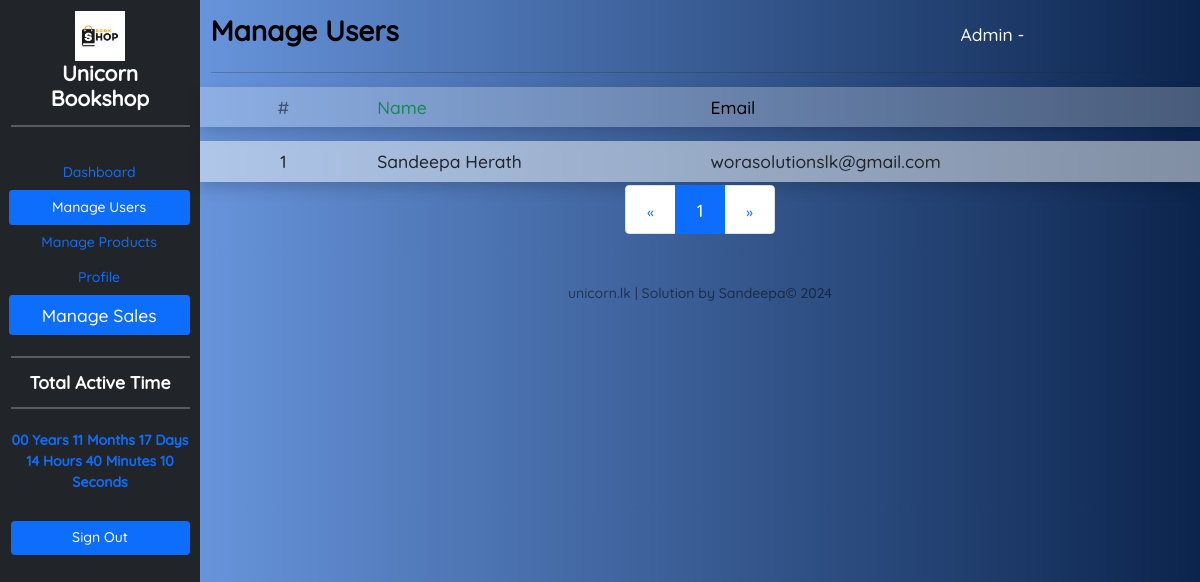
The page /bookshop/manageUsers.php on the database its author committed.
### tables this page shows
CREATE TABLE IF NOT EXISTS `user` (
  `fname` varchar(50) NOT NULL,
  `lname` varchar(45) NOT NULL,
  `email` varchar(100) NOT NULL,
  `password` varchar(20) NOT NULL,
  `mobile` varchar(10) NOT NULL,
  `joined_date` datetime NOT NULL,
  `verification_code` varchar(20) DEFAULT NULL,
  `gender_gender_id` int NOT NULL,
  `status_status_id` int NOT NULL,
  PRIMARY KEY (`email`),
  KEY `fk_user_gender_idx` (`gender_gender_id`),
  KEY `fk_user_status1_idx` (`status_status_id`),
  CONSTRAINT `fk_user_gender` FOREIGN KEY (`gender_gender_id`) REFERENCES `gender` (`gender_id`),
  CONSTRAINT `fk_user_status1` FOREIGN KEY (`status_status_id`) REFERENCES `status` (`status_id`)
);

### bookshop/Database.php (called while the page is built, shortened)
<?php
class Connection {
    private static $server = "localhost";
    private static $user = "root";
    private static $password = "password";
    private static $db = "bookshop";
    public static $connection;
    private static function createConnection(){
        if (!isset($connection)){
             Connection::$connection = new mysqli(Connection::$server, Connection::$user, Connection::$password, Connection::$db);
            }
    }
    public static function select($query){
        return Connection::$connection->query($query);
    }
}
?>

### bookshop/manageUsers.php (the view, shortened to what this page needs)
<?php
require "Database.php";
?>
<!DOCTYPE html>
<html>
<head>
    <link rel="stylesheet" href="bootstrap.css" />
    <link rel="stylesheet" href="https://cdn.jsdelivr.net/npm/bootstrap-icons@1.9.1/font/bootstrap-icons.css">
    <link rel="stylesheet" href="style.css" />
</head>
<body style="background-color: #74EBD5;background-image: linear-gradient(90deg,#79aaf7 0%,#0b244d 100%);">
    <div class="container-fluid">
        <div class="row">
            <div class="col-12 col-lg-2">
                <div class="row">
                    <div class="col-12 align-items-start bg-dark vh-100">
                        <div class="row g-1 text-center">
                            <div class="col-12 mt-3">
                                <div class="adminLogo"></div>
                                <h4 class="text-white fw-bold">Unicorn Bookshop</h4>
                                <hr class="border border-1 border-white" />
                            </div>
                            <div class="nav flex-column nav-pills me-3 mt-3" role="tablist" aria-orientation="vertical">
                                <nav class="nav flex-column">
                                    <a class="nav-link" aria-current="page" href="adminPanel.php">Dashboard</a>
                                    <a class="nav-link active" href="manageUsers.php">Manage Users</a>
                                    <a class="nav-link" href="manageProducts.php">Manage Products</a>
                                    <a class="nav-link" href="#" data-bs-toggle="modal" data-bs-target="#profileModal">Profile</a>
                                    <a class="nav-link active fs-5" href="manageSales.php">Manage Sales</a>
                                </nav>
                            </div>
                            <div class="col-12 mt-2">
                                <hr class="border border-1 border-white" />
                                <h5 class="text-white fw-bold">Total Active Time</h5>
                                <hr class="border border-1 border-white" />
                            </div>
                            <div class="col-12 mt-2 d-grid">
                                <?php
                                $start_date = new DateTime("2023-12-15 19:00:00");
                                $tdate = new DateTime();
                                $tz = new DateTimeZone("Asia/Colombo");
                                $tdate->setTimezone($tz);
                                $end_date = new DateTime($tdate->format("Y-m-d H:i:s"));
                                $difference = $end_date->diff($start_date);
                                ?>
                                <label class="form-label fw-bold text-primary">
                                    <?php
                                    echo $difference->format('%Y') . " Years " . $difference->format('%m') . " Months " .
                                        $difference->format('%d') . " Days " . $difference->format('%H') . " Hours " .
                                        $difference->format('%i') . " Minutes " . $difference->format('%s') . " Seconds";
                                    ?>
                                </label>
                            </div>
                            <div class="col-12 mt-4">
                                <a class="btn btn-primary col-12" href="adminSignOutProcess.php">Sign Out</a>
                            </div>
                        </div>
                    </div>
                </div>
            </div>
            <div class="col-12 col-lg-10">
                <div class="row">
                    <div class="text-black fw-bold mb-1 mt-3 col-9">
                        <h2 class="fw-bold">Manage Users</h2>
                    </div>
                    <div class="col-3 mt-4 mb-1 align-self-center" id="dashName">
                        <h4 class="text-light fs-5">Admin - <?php echo $_SESSION["au"]["fname"] . " " . $_SESSION["au"]["lname"]; ?></h4>
                    </div>
                    <div class="col-12">
                        <hr />
                    </div>
                    <div class="col-12 pt-2 pb-2 bg-white bg-opacity-25 shadow">
                        <div class="row">
                            <div class="col-2 text-center">
                                <label class="fs-5 text-black-50 text-break">#</label>
                            </div>
                            <div class="col-4">
                                <label class="fs-5 text-success text-break">Name</label>
                            </div>
                            <div class="col-6">
                                <label class="fs-5 text-black text-break">Email</label>
                            </div>
                        </div>
                    </div>
                    <?php
                    $query = "SELECT * FROM `user`";
                    if (isset($_GET["page"])) {
                        $pageno = $_GET["page"];
                    } else {
                        $pageno = 1;
                    }
                    $user_rs = Connection::select($query);
                    $user_num = $user_rs->num_rows;
                    $results_per_page = 20;
                    $number_of_pages = ceil($user_num / $results_per_page);
                    $page_results = ($pageno - 1) * $results_per_page;
                    $selected_rs = Connection::select($query . " LIMIT " . $results_per_page . " OFFSET " . $page_results . "");
                    $selected_num = $selected_rs->num_rows;
                    for ($x = 0; $x < $selected_num; $x++) {
                        $selected_data = $selected_rs->fetch_assoc();
                    ?>
                        <div class="col-12 mt-3 mb-1 shadow" data-bs-toggle="collapse" data-bs-target="#collapseExample<?php echo ($x) ?>" aria-expanded="false" aria-controls="collapseExample<?php echo ($x) ?>">
                            <div class=" row">
                                <div class="col-2 col-lg-2 bg-light bg-opacity-50 py-2 text-center">
                                    <span class="fs-5 text-dark"><?php echo $x + 1; ?></span>
                                </div>
                                <div class="col-4 col-lg-4 bg-light bg-opacity-50 py-2">
                                    <span class="fs-5 text-dark text-break"><?php echo $selected_data["fname"] . " " . $selected_data["lname"]; ?></span>
                                </div>
                                <div class="col-6 col-lg-6 bg-light bg-opacity-50 py-2">
                                    <span class="fs-5 text-break"><?php echo $selected_data["email"]; ?></span>
                                </div>
                            </div>
                        </div>
                    <?php
                    }
                    ?>
                    <div class="offset-2 offset-lg-3 col-8 col-lg-6 text-center mb-3">
                        <nav aria-label="Page navigation example">
                            <ul class="pagination pagination-lg justify-content-center">
                                <li class="page-item">
                                    <a class="page-link" href="
                            <?php if ($pageno <= 1) {
                                echo ("#");
                            } else {
                                echo "?page=" . ($pageno - 1);
                            } ?>
                            " aria-label="Previous">
                                        <span aria-hidden="true">&laquo;</span>
                                    </a>
                                </li>
                                <?php
                                for ($x = 1; $x <= $number_of_pages; $x++) {
                                    if ($x == $pageno) {
                                ?>
                                        <li class="page-item active">
                                            <a class="page-link" href="<?php echo "?page=" . ($x); ?>"><?php echo $x; ?></a>
                                        </li>
                                    <?php
                                    } else {
                                    ?>
                                        <li class="page-item">
                                            <a class="page-link" href="<?php echo "?page=" . ($x); ?>"><?php echo $x; ?></a>
                                        </li>
                                <?php
                                    }
                                }
                                ?>
                                <li class="page-item">
                                    <a class="page-link" href="
                            <?php if ($pageno >= $number_of_pages) {
                                echo ("#");
                            } else {
                                echo "?page=" . ($pageno + 1);
                            } ?>
                            " aria-label="Next">
                                        <span aria-hidden="true">&raquo;</span>
                                    </a>
                                </li>
                            </ul>
                        </nav>
                    </div>
                </div>
                <div class="col-lg-12 text-center text-black-50 mt-4 mb-2">
                        <label>unicorn.lk | Solution by Sandeepa&copy; <?php echo (date("Y")) ?></label>
                    </div>
            </div>
        </div>
    </div>
</body>
</html>

### bookshop/style.css (style rules this page uses)
* { font-family: "Quicksand"; font-size: 14px; }
.adminLogo { height: 50px; background-image: url("logo.jpg"); background-position: center; background-size: contain; background-repeat: no-repeat; }

### rows shown on the page
user: fname "Sandeepa", lname "Herath", email "worasolutionslk@gmail.com"
